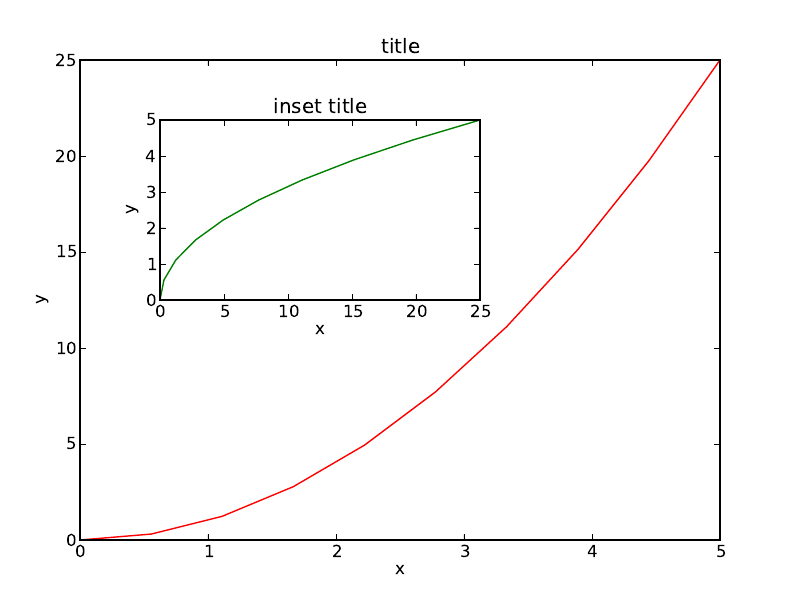

Generate this figure with Python:
# Inset axis

from matplotlib import pyplot as plt
import numpy as np

x = np.linspace(0, 5, 10)
y = x ** 2

fig1 = plt.figure(1)

ax1 = fig1.add_axes([0.1, 0.1, 0.8, 0.8]) # main axes
ax2 = fig1.add_axes([0.2, 0.5, 0.4, 0.3]) # inset axes

# main figure
ax1.plot(x, y, 'r')
ax1.set_xlabel('x')
ax1.set_ylabel('y')
ax1.set_title('title')

# insert
ax2.plot(y, x, 'g')
ax2.set_xlabel('x')
ax2.set_ylabel('y')
ax2.set_title('inset title');

fig1.savefig('test10A.pdf')

plt.show()

